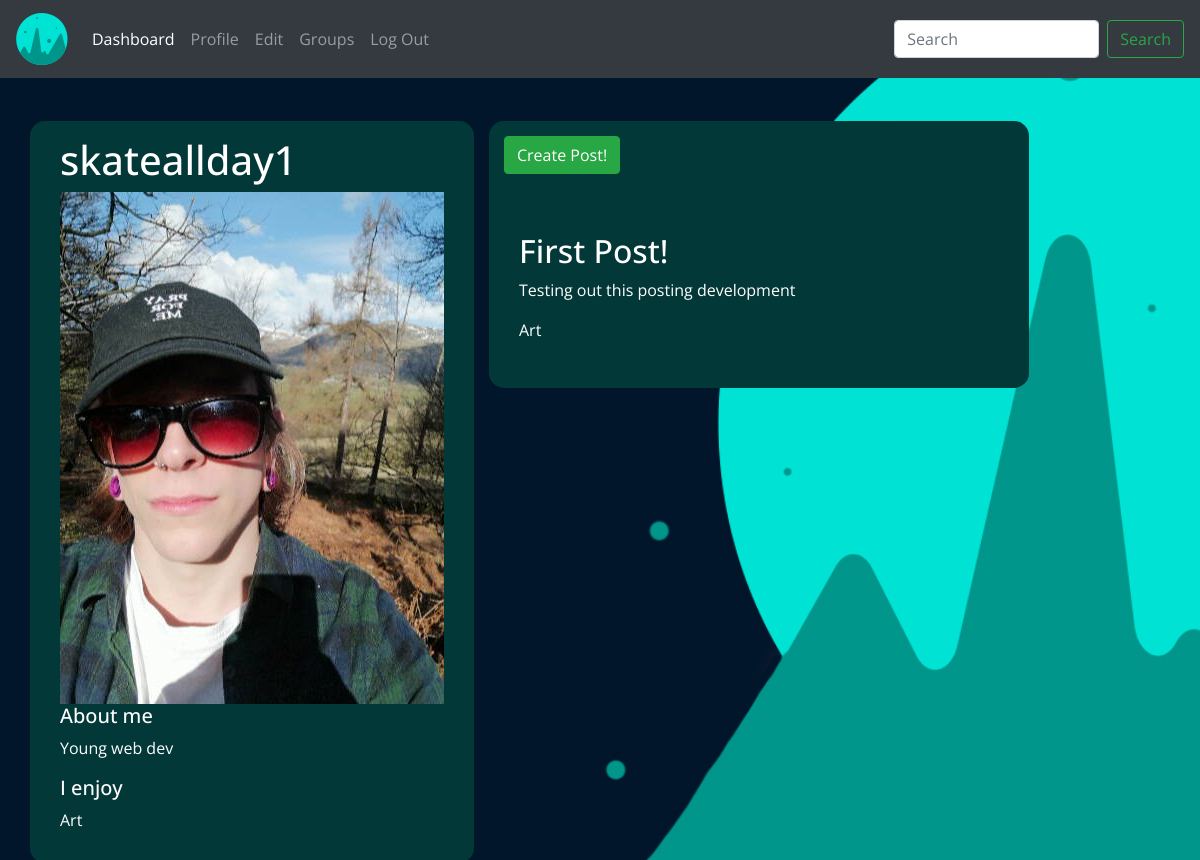
Page /profile/user/skateallday1 on the committed database.
### tables this page shows
CREATE TABLE accountData (
username TEXT NOT NULL,
email TEXT NOT NULL,
password TEXT NOT NULL,
bio TEXT,
imageName TEXT,
interests TEXT,
dailyVotes INT);

CREATE TABLE "userPost"(
    author TEXT PRIMARY KEY,
    postTitle TEXT NOT NULL,
    postContent TEXT NOT NULL,    
    category TEXT NOT NULL,
    postImage TEXT,
    dateTime TEXT NOT NULL
);

### app.py (the view)
@app.route("/profile/user/<user>", methods=['GET', 'POST'])
def profileUserName(user):
        user = user
        form = postStatus(request.form)
        conn =sqlite3.connect('userData.db')
        print ("Opened database successfully")
        c = conn.cursor()
        c.execute('SELECT * FROM accountData WHERE username LIKE (?)', (user, ))
        results = c.fetchall()
        c.execute('SELECT * FROM userPost WHERE author LIKE(?)', (user, ))
        posts = c.fetchall()
        print(results)
        print(posts)
        if request.method == 'POST':
                conn = sqlite3.connect('userData.db')
                print ("User Posts data opened")
                c = conn.cursor()
                newPost = [(g.username, (form.postTitle.data), (form.postContent.data), (form.category.data))]
                with conn:
                        try:
                                insertPost = '''INSERT INTO userPost (author, postTitle, postContent, category, dateTime) VALUES(?,?,?,?, datetime('now', 'localtime'))'''
                                c.executemany(insertPost, newPost)
                                print ("Insert correctly")
                        except Exception as e: print(e)
                        flash((g.username) + " Successfully Posted!!")
        else:
                if results:
                        for row in results:
                                username = row[0]
                                bio = row[3]
                                img_url = '../../static/' +row[4]
                                interests = row[5]
                                if posts:
                                        for post in posts:
                                                postTitle = post[1]
                                                postContent = post[2]
                                                category = post[3]
                                                return render_template("profile.html", form=form, postTitle=postTitle, postContent=postContent, category=category, bio=bio, img_url=img_url, interests=interests, username=user)
                                else:
                                        return render_template("profile.html", bio=bio, img_url=img_url, interests=interests, form=form, username=user)
                else:
                        return redirect(404)

### forms/forms.py
class postStatus(FlaskForm):
    postTitle = StringField('title', validators=[DataRequired(), Length(min=2, max=50)])
    postContent = StringField('content', validators=[DataRequired()], widget=TextArea())
    category = SelectField('category', choices=[('Art', 'Art'), ('Music', 'Music'), ('Sports', 'Sports'), ('Travel', 'Travel'),('Food', 'Food'), ('Gaming', 'Gaming'), ('Film', 'Film'), ('Politics', 'Politics')])
    upload = FileField('Upload Profile Image')
    submit = SubmitField('Send it!')

### app.py (called while the page is built)
@app.before_request
def before_request():
        g.username = None
        if 'username' in session:
                g.username = session['username']

### static/frontend/public/templates/profile.html (shortened to what this page needs)
{% extends "template.html" %}
{% block content %}
<div class="container">
    <div class="row">
        <div class="status-box">
            <div class="col-sm-6">
                <h1>{{username}}</h1>
                    <a href={{url_for('profile')}}><img class="profilePic" src="{{img_url}}"></a>
                    <h5>About me</h5>
                        <p>{{bio}}</p>
                        <h5>I enjoy</h5>
                        <p>{{interests}}</p>
            </div>
        </div>
        <div class="col-sm-6">
            <div class="status-box">
            <button id="slider" class="btn btn-success">Create Post!</button>
              <div class="previousPosts">
                <h2>{{postTitle}}</h2>
                <p>{{postContent}}</p>
                <p>{{category}}</p>
            </div>
        </div>
    </div>
</div>
</div>
{% endblock %}

### static/frontend/public/styles.css (style rules this page uses)
.body { min-height: 100vh; position: relative; margin: 0; font-family: 'Open Sans', sans-serif; color:#fff; background-color: #01162B; background-image: url(background2.jpg); background-size: cover; background-repeat: no-repeat; background-attachment: fixed; }
.status-box { margin-top:5vmin; background-color:#023837; border-radius: 15px; padding:15px; }
.previousPosts { background-color:#023837; border-radius: 15px; padding:15px; margin-top:5vmin; }

### rows in the picture
accountData: bio "Young web dev", interests "Art"
userPost: postTitle "First Post!", postContent "Testing out this posting development", category "Art"

### other values in the picture
{{ username }} "skateallday1"
